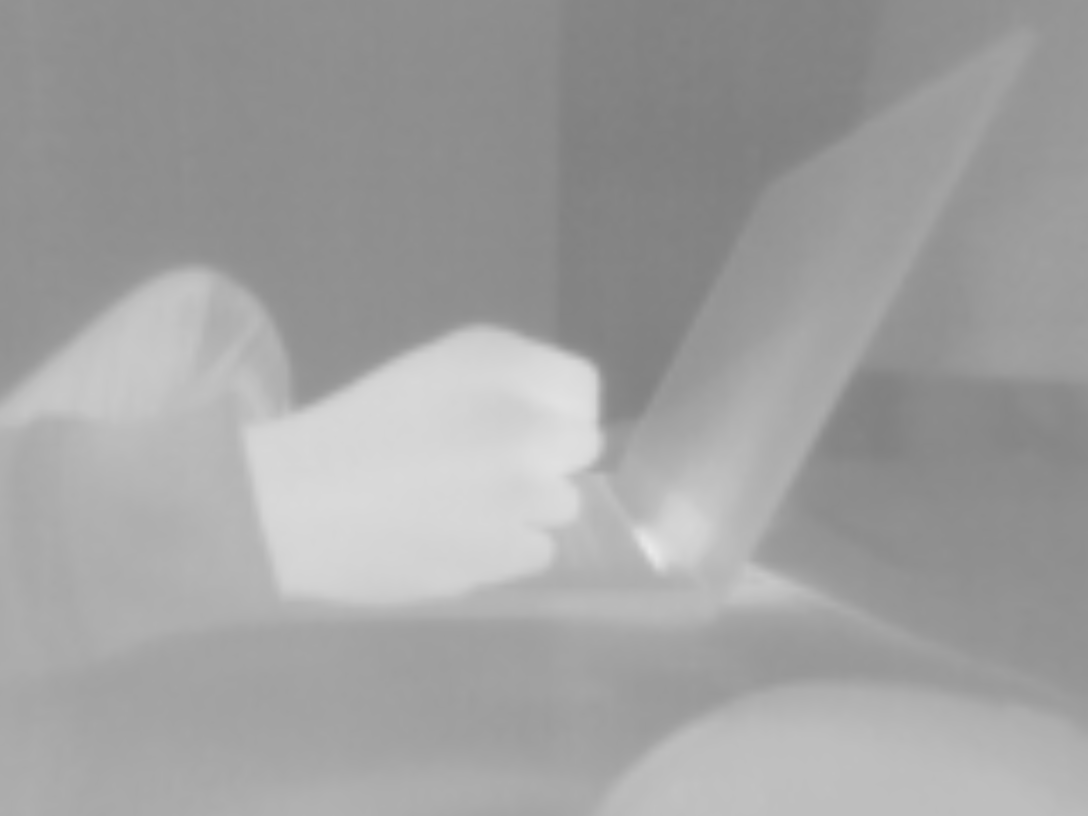
#> input picture 100004093024.JPG, 3264 x 2448 px (shown at 1/3 size)
$ python tiffread.py
#> lines starting #> are read from the running program, lines starting #| are printed output that depends on the picture
import cv2
import tkinter as tk
from tkinter import filedialog

def get_temp(event, x, y, flags, param):
    if event == cv2.EVENT_LBUTTONDOWN:
        temp = img[y, x]
        print('Temperature in coordinate ({}, {}): {}'.format(x, y, temp))

root = tk.Tk()
root.withdraw()

file_path = filedialog.askopenfilename()
#> the answer given: 100004093024.JPG
img = cv2.imread(file_path, -1)
#> img is the input picture: shape (2448, 3264, 3); min 127, max 235, mean 161.3

screen_width = root.winfo_screenwidth()
screen_height = root.winfo_screenheight()

img = cv2.resize(img, (int(screen_width*0.8), int(screen_height*0.8)))
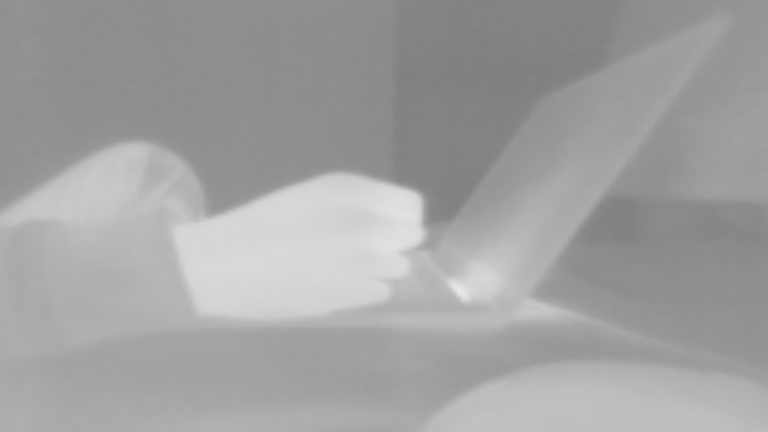
#> img: shape (864, 1536, 3) (shown at 1/2 size); min 127, max 235, mean 161.2

cv2.imshow('Thermal Image', img)
cv2.setMouseCallback('Thermal Image', get_temp)
cv2.waitKey(0)
cv2.destroyAllWindows()
